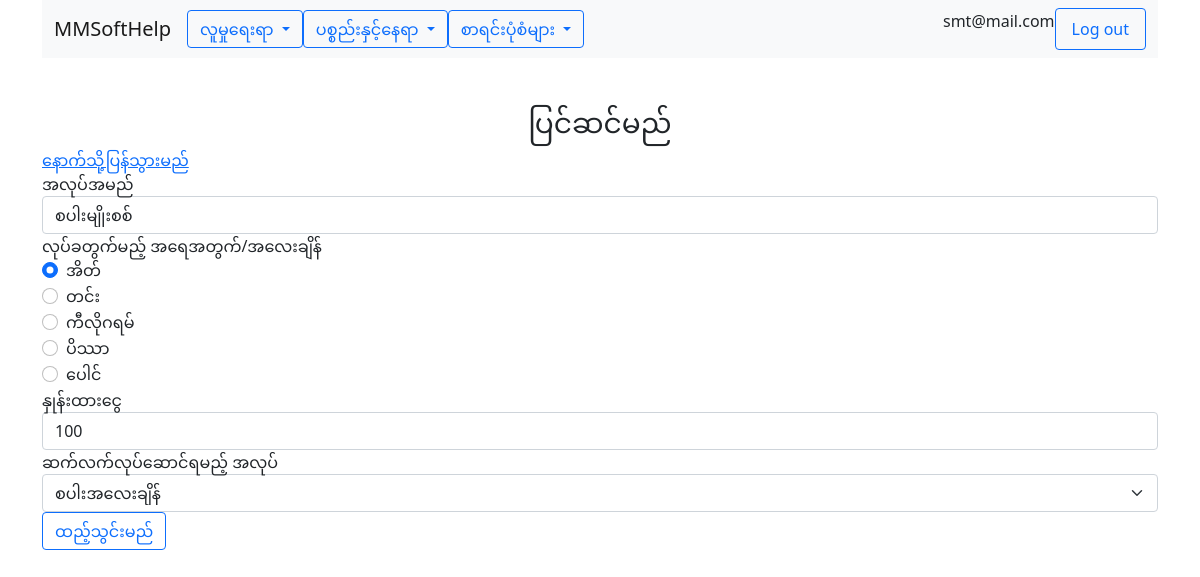
/workorder/edit.php?key=38 (signed in), run on the app's committed database.
### tables this page shows
CREATE TABLE `users` (
  `id` int(10) NOT NULL,
  `email` varchar(100) NOT NULL,
  `password` varchar(100) NOT NULL,
  `phone` varchar(25) NOT NULL,
  `address` varchar(250) NOT NULL,
  `com_id` int(10) NOT NULL,
  `role` varchar(25) NOT NULL
);

CREATE TABLE `companies` (
  `id` int(10) NOT NULL,
  `name` varchar(100) NOT NULL,
  `phone` varchar(15) NOT NULL,
  `address` varchar(250) NOT NULL
);

CREATE TABLE `items` (
  `id` int(10) NOT NULL,
  `name` varchar(100) NOT NULL,
  `cat_id` int(10) NOT NULL,
  `com_id` int(10) NOT NULL,
  `type` enum('item','place','unit','tin','kg','vis','pound','pay') NOT NULL,
  `qty` float NOT NULL,
  `unit_price` float NOT NULL,
  `updated_at` timestamp NOT NULL DEFAULT current_timestamp(),
  `updated_date` date NOT NULL DEFAULT current_timestamp()
);

### app/functions.php (called while the page is built, shortened)
<?php
function view($name, $model= ''){
    require(APP_PATH . "views/layout.view.php");
}
function is_user_authenticated() {
    return isset($_SESSION['email']);
}
function get_user() {
    $user = UserData::get_user_by_email($_SESSION['email']);
    return $user;
}
function get_company_id() {
    $user = UserData::get_user_by_email($_SESSION['email']);
    return $user->com_id;
}
function get_company_name() {
    return CompanyData::get_company_by_id(get_company_id())->name;
}
?>

### app/company/mysqlcompanyprovider.class.php (called while the page is built, shortened)
<?php
class MySqlCompanyProvider extends CompanyProvider{
    public function get_company_by_id($com_id){
        $db = $this -> connect();
        $sql = 'SELECT * FROM companies WHERE id = :id';
        $smt = $db->prepare($sql);
        $smt -> execute([
            ':id' => $com_id,
        ]);
        $data = $smt->fetchAll(PDO::FETCH_CLASS,'Company');
        return $data[0];
    }
    private function connect(){
        try{
            return new PDO($this->source, CONFIG['db_user'], CONFIG['db_password']);
        }catch(PDOException $e){
            return null;
        }
    }
}
?>

### app/user/mysqluserprovider.class.php (called while the page is built, shortened)
<?php
class MySqlUserProvider extends UserProvider{
    public function get_user_by_email($email){
        $db = $this -> connect();
        $sql = 'SELECT * FROM users WHERE email = :email';
        $smt = $db->prepare($sql);
        $smt -> execute([
            ':email' => $email,
        ]);
        $data = $smt->fetchAll(PDO::FETCH_CLASS,'User');
        return $data[0];
    }
    private function connect(){
        try{
            return new PDO($this->source, CONFIG['db_user'], CONFIG['db_password']);
        }catch(PDOException $e){
            return null;
        }
    }
}
?>

### app/user/userdata.class.php (called while the page is built, shortened)
<?php
class UserData{
    static private $ds;
    static public function initialize(UserProvider $data_provider){
        return self::$ds = $data_provider;
    }
    static public function get_user_by_email($email){
        return self::$ds->get_user_by_email($email);
    }
}
?>

### app/company/companydata.class.php (called while the page is built, shortened)
<?php
class CompanyData{
    static private $ds;
    static public function initialize(CompanyProvider $data_provider){
        return self::$ds = $data_provider;
    }
    static public function get_company_by_id($com_id){
        return self::$ds->get_company_by_id($com_id);
    }
}
?>

### app/item/mysqlitemprovider.class.php (called while the page is built, shortened)
<?php
class MySqlItemProvider extends ItemProvider{
    public function get_items_by_cat_id_with_com($cat_id, $com_id){
        return $this -> query('SELECT * FROM items WHERE cat_id = :cat_id AND com_id = :com_id', [
            ':cat_id' => $cat_id,
            ':com_id' => $com_id
        ]);
    }
    public function get_item($id){
        $db = $this -> connect();
        $sql = 'SELECT * FROM items WHERE id = :id';
        $smt = $db->prepare($sql);
        $smt -> execute([
            ':id' => $id,
        ]);
        $data = $smt->fetchAll(PDO::FETCH_CLASS,'Item');
        return $data[0];
    }
    private function query($sql, $sql_params = []){
        $db = $this->connect();
        $query = null;
        if (empty($sql_params)){
            $query = $db->query($sql);
        }else{
            $query = $db-> prepare($sql);
            $query -> execute($sql_params);
        }
        $data = $query->fetchAll(PDO::FETCH_CLASS,'Item');
        return $data;
    }
    private function connect(){
        try{
            return new PDO($this->source, CONFIG['db_user'], CONFIG['db_password']);
        }catch(PDOException $e){
            return null;
        }
    }
}
?>

### app/item/itemdata.class.php (called while the page is built, shortened)
<?php
class ItemData{
    static private $ds;
    static public function initialize(ItemProvider $data_provider){
        return self::$ds = $data_provider;
    }
    static public function  get_items_by_cat_id_with_com($cat_id, $com_id){
        return self::$ds-> get_items_by_cat_id_with_com($cat_id, $com_id);
    }
    static public function get_item($id){
        return self::$ds->get_item($id);
    }
}
?>

### views/workorder/edit.view.php (the view, shortened to what this page needs)
 <div class="row">
     <div class="col-lg-12 text-center">
         <h3 class="mt-5"><?php echo edit_user; ?></h3>
     </div>
 </div>
 <div class="row">
 <a href="../workorder">
 <?php echo back;?>
 </a>
 </div>
<div>
    <form action="" method="POST">
       <div class="form-group">
           <label for="name"><?php echo work_type_name; ?></label>
           <input class="form-control" type="text" name="name" id="name" value="<?= $model->name ?>">
       </div>
       <div class="form-group">
           <label for="qty"><?php echo work_type_qty; ?></label>
     <div class="form-check">
         <input class="form-check-input" type="radio" name="type" id="type" value="unit" <?php if($model->type == "unit"){ ?> checked <?php } ?>>
         <label class="form-check-label" for="type">
         <?php echo unit; ?>
         </label>
         </div>
         <div class="form-check">
     <input class="form-check-input" type="radio" name="type" id="type" value="tin" <?php if($model->type == "tin"){ ?> checked <?php } ?>>
     <label class="form-check-label" for="type">
     <?php echo tin; ?>
     </label>
     </div>
     <div class="form-check">
     <input class="form-check-input" type="radio" name="type" id="type" value="kg" <?php if($model->type == "kg"){ ?> checked <?php } ?>>
     <label class="form-check-label" for="type">
     <?php echo kg; ?>
     </label>
     </div>
     <div class="form-check">
     <input class="form-check-input" type="radio" name="type" id="type" value="vis" <?php if($model->type == "vis"){ ?> checked <?php } ?>>
     <label class="form-check-label" for="type">
     <?php echo vis; ?>
     </label>
     </div>
     <div class="form-check">
     <input class="form-check-input" type="radio" name="type" id="type" value="pound" <?php if($model->type == "pound"){ ?> checked <?php } ?>>
     <label class="form-check-label" for="type">
     <?php echo pound; ?>
     </label>
     </div>
     </div>
       <div class="form-group">
           <label for="unit_price"><?php echo work_type_value; ?></label>
           <input class="form-control" type="text" name="unit_price" id="unit_price" value="<?= $model -> unit_price ?>">
       </div>
       <div class="form-group">
         <label for="qty"><?php echo continue_work; ?></label>
         <select class="form-select" name='qty' id='qty'>
         <?php if($model -> qty == "0"){ ?>
         <option selected value="0"><?php echo one_stop; ?></option>
         <?php $items = ItemData::get_items_by_cat_id_with_com($model->cat_id, $model->com_id);
         foreach($items as $item) : ?>
         <option value="<?= $item->id ?>"><?= $item->name ?></option>
         <?php endforeach; ?>
         </select>
         </div>
         <?php }else{
         $items = ItemData::get_items_by_cat_id_with_com($model->cat_id, $model->com_id);
         foreach($items as $item) :
         if($item->id == $model->qty){ ?>
         <option selected value="<?= $item->id ?>"><?= $item->name ?></option>
         <?php }else{?>
         <option value="<?= $item->id ?>"><?= $item->name ?></option>
         <?php } ?>
         <?php endforeach; ?>
         </select>
         </div>
         <?php } ?>
       <div class="form-group">
       <input class="btn btn-outline-primary" type="submit" value="<?php echo submit;?>">
       </div>
    </form>
</div>

### views/layout.view.php (shortened to what this page needs)
<!DOCTYPE html>
<html lang="en">
  <head>
    <link href="https://cdn.jsdelivr.net/npm/bootstrap@5.0.2/dist/css/bootstrap.min.css" rel="stylesheet">
  </head>
  <body>
    <div class="container">
      <?php
      if (is_user_authenticated()){
      ?>
<nav class="navbar navbar-expand-lg navbar-light bg-light">
  <div class="container-fluid">
    <a class="navbar-brand" href="../company"><?= get_company_name(); ?></a>
    <div class="collapse navbar-collapse" id="navbarSupportedContent">
      <ul class="navbar-nav me-auto mb-2 mb-lg-0">
<div class="dropdown">
  <button class="btn btn-outline-primary dropdown-toggle" type="button" id="dropdownMenuButton1" data-bs-toggle="dropdown" aria-expanded="false">
    <?php echo people_menu; ?>
  </button>
</div>
<div class="dropdown">
  <button class="btn btn-outline-primary dropdown-toggle" type="button" id="dropdownMenuButton1" data-bs-toggle="dropdown" aria-expanded="false">
    <?php echo item_location_menu; ?>
  </button>
</div>
<div class="dropdown">
  <button class="btn btn-outline-primary dropdown-toggle" type="button" id="dropdownMenuButton1" data-bs-toggle="dropdown" aria-expanded="false">
    <?php echo forms; ?>
  </button>
</div>
      </ul>
      <?php
      }
      ?>
      <?php
      if (is_user_authenticated()){
      ?>
      <p><?= get_user()->email; ?></p>
      <a class="nav-link btn btn-outline-primary" href="../logout.php">Log out</a>
      <?php
      }
      ?>
    </div>
  </div>
</nav>
</div>
    <div class="container">
<?php require("$name.view.php");?>
    </div>
    </body>
    </html>

### data on the page
users: com.name "MMSoftHelp", email "smt@mail.com"
items: name "စပါးမျိုးစစ်", type "☑ အိတ်", unit_price "100"

### other printed values
people_menu "လူမှုရေးရာ"
item_location_menu "ပစ္စည်းနှင့်နေရာ"
forms "စာရင်းပုံစံများ"
edit_user "ပြင်ဆင်မည်"
back "နောက်သို့ပြန်သွားမည်"
work_type_name "အလုပ်အမည်"
work_type_qty "လုပ်ခတွက်မည့် အရေအတွက်/အလေးချိန်"
unit "အိတ်"
tin "တင်း"
kg "ကီလိုဂရမ်"
vis "ပိဿာ"
pound "ပေါင်"
work_type_value "နှုန်းထားငွေ"
continue_work "ဆက်လက်လုပ်ဆောင်ရမည့် အလုပ်"
form field qty "စပါးအလေးချိန်"
